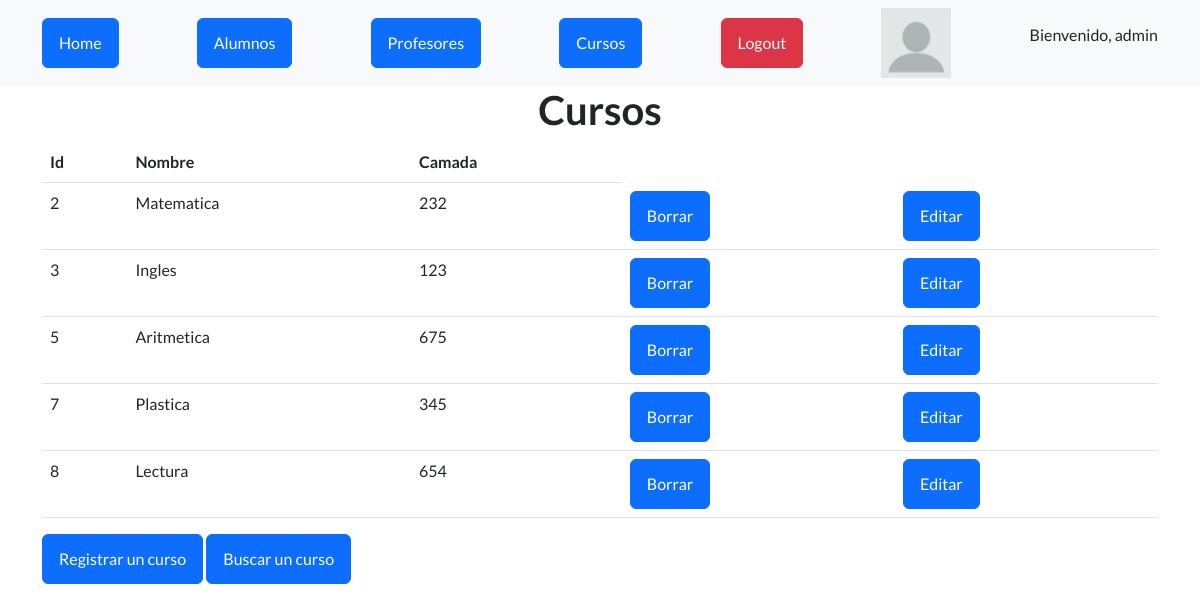
The app's page /AppCoder/ver_cursos (signed in) with its own data.
### AppCoder/models.py (models this page shows, shortened)
class Curso(models.Model):
    nombre = models.CharField(max_length=40)
    camada = models.IntegerField()

### AppCoder/views.py (the view)
# urls.py: path("ver_cursos",views.ver_cursos, name="cursos"),
def ver_cursos(request):
    cursos = Curso.objects.all()
    if request.user.is_active:
        return render(request,"ver_cursos.html",{"cursos":cursos,"url":url_imagen(id=request.user.id)})
    return render(request,"ver_cursos.html",{"cursos":cursos})

### AppCoder/views.py (called while the page is built)
def url_imagen(id):
    avatares = Avatar.objects.filter(user=id)
    if avatares.exists():
        imagen_url = avatares[0].imagen.url
    else:
        imagen_url = static('AppCoder/assets/img/usuario.png')
    return imagen_url

### AppCoder/template/ver_cursos.html
{% extends "padre.html" %}
{% load static %}
{% block contenido %}
    <main class="container">
        <h1 class="text-center">Cursos</h1>
        <table class="table">
            <thead>
                <tr>
                    <th>Id</th>
                    <th>Nombre</th>
                    <th>Camada</th>
                </tr>
            </thead>
            <tbody>
                {% for n in cursos %}
                <tr>
                    <td>{{n.id}}</td>
                    <td>{{n.nombre}}</td>
                    <td>{{n.camada}}</td>
                    {% if request.user.is_authenticated %}
                        <td><a href="{% url 'eliminar_curso' n.id %}" class="btn btn-primary">Borrar</a></td>
                        <td><a href="{% url 'editar_curso' n.id %}" class="btn btn-primary">Editar</a></td>
                    {% endif %}
                </tr>
                {% endfor %}
            </tbody>
        </table>
        {% if request.user.is_authenticated %}
            <a class="btn btn-primary" href="{% url 'alta_curso' %}">Registrar un curso</a>
            <a class="btn btn-primary" href="{% url 'buscar_curso' %}">Buscar un curso</a>
        {% endif %}
    </main>
{% endblock %}

### AppCoder/template/padre.html (shortened to what this page needs)
<!DOCTYPE html>
<html lang="en">
    <head>
        {% load static %}
        <link href="https://cdn.jsdelivr.net/npm/bootstrap-icons@1.5.0/font/bootstrap-icons.css" rel="stylesheet" type="text/css" />
        <link href="{% static 'AppCoder/css/styles.css' %}" rel="stylesheet" />
    </head>
    <body>
        <nav class="navbar navbar-light bg-light static-top">
            <div class="container">
                <a class="btn btn-primary" href="{% url 'home' %}">Home</a>
                <a class="btn btn-primary" href="{% url 'alumnos' %}">Alumnos</a>
                <a class="btn btn-primary" href="{% url 'profesores' %}">Profesores</a>
                <a class="btn btn-primary" href="{% url 'cursos' %}">Cursos</a>
                {% if request.user.is_authenticated %}
                    <form action="{% url 'Logout' %}" method="POST">
                        <button type="submit" class="btn btn-danger">Logout</button>
                    </form>
                {% endif %}
                {% if request.user.is_authenticated %}
                    <img src="{{ url }}" alt="" width="70px" height="70px">
                    <p>Bienvenido, {{user.username}}</p>
                {% endif %}
            </div>
        </nav>
        {% block contenido %}
        {% endblock %}
    </body>
</html>

### records on screen
Curso: id "2", nombre "Matematica", camada "232"
Curso: id "3", nombre "Ingles", camada "123"
Curso: id "5", nombre "Aritmetica", camada "675"
Curso: id "7", nombre "Plastica", camada "345"
Curso: id "8", nombre "Lectura", camada "654"

### other values on screen
{{ user.username }} "admin"
